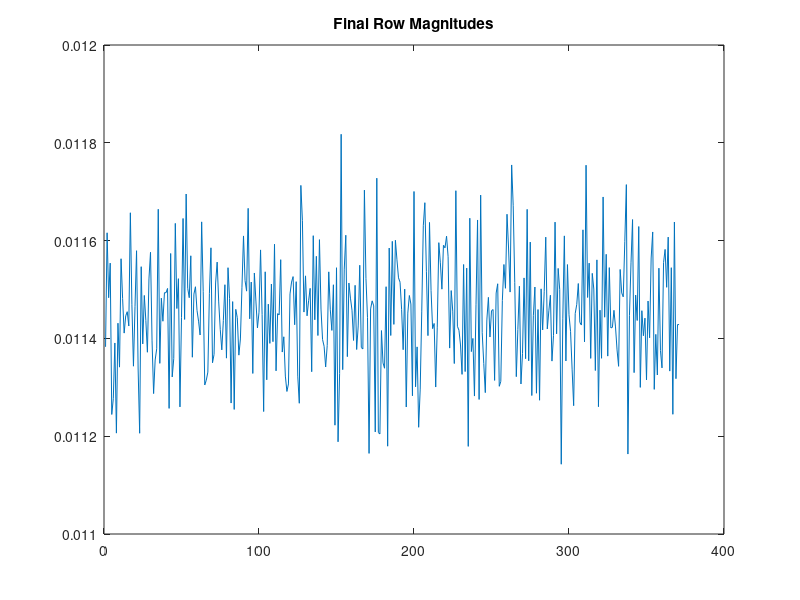
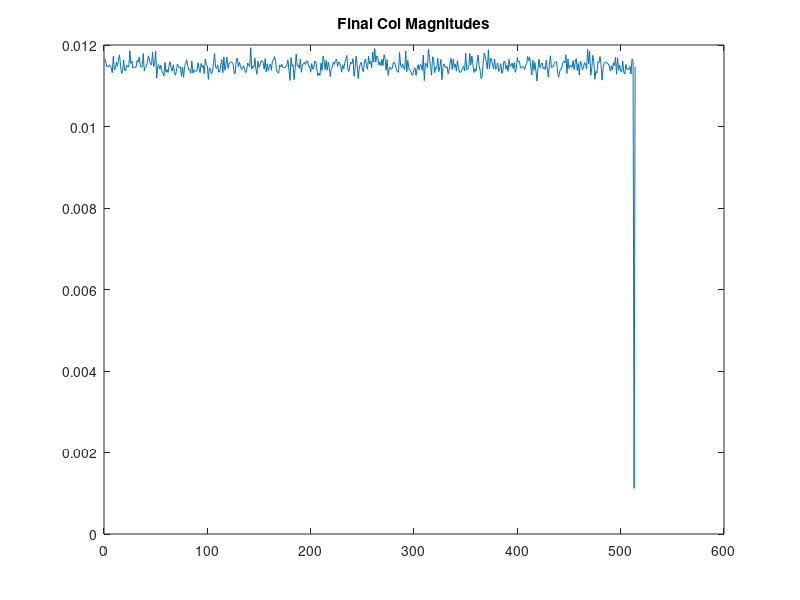

Write the MATLAB code that produced these figures, in order.
%% Parameters
gamma = 50;
n = 512;
% rho = 0.44;
rho = 0.3;
alpha = 0.72;
delta = 1e-8;

fprintf(' - Parameters are: N = %d, \\rho = %.2f, \\alpha = %.2f, \\Delta = %.2e, \\gamma = %d.\n', ...
    n, rho, alpha, delta, gamma)

k = ceil(rho * n);
m = ceil(alpha * n);

%% Generate problem
x = zeros(n, 1);
supp = randperm(n, k);
x(supp) = randn(k, 1);
F = gamma / n + randn(m, n) / sqrt(n);
w = sqrt(delta) * randn(m, 1);
y = F * x + w;



%% This is how Schniter et al approached this problem
% % Get global mean, column mean, row mean
% A1 = A.mult(ones(n,1));
%     mu = (ones(1,m)*A1)/(m*n);
%     obj.col = A.multTr(ones(m,1))/m - conj(mu)*ones(n,1);
%     obj.col2 = abs(obj.col).^2;
%     obj.gam = A1/n;
%     obj.gam2 = abs(obj.gam).^2;

% % compute scaling constants
%     Atildefro2 = ones(1,m)*obj.A.multSq(ones(n,1)) ...
%             -2*real( obj.gam'*A1 ...
%                 + ones(1,m)*obj.A.mult(obj.col) ...
%                 + (ones(1,m)*obj.gam)*(ones(1,n)*obj.col) ) ...
%             + n*(ones(1,m)*obj.gam2) + m*(ones(1,n)*obj.col2);
%     obj.b12 = min(1, sqrt(Atildefro2/(n*(ones(1,m)*obj.gam2)))); % protect agains gam2~=0
%     obj.b21 = sqrt(Atildefro2/(m*(n+obj.b12^2)));
%     obj.b13 = sqrt(Atildefro2/(n*m));
%     obj.b31 = sqrt(Atildefro2/(m*(ones(1,n)*obj.col2+obj.b13^2)));

%% What is the "Modified" matrix?
on = ones(n,1);
om = ones(m,1);

% Calculate the average scale of the rows of F
F_ms_row = mean(sum(F.^2,2)./n);
F_ms_col = mean(sum(F.^2,1)./m);

b21 = sqrt(F_ms_col);
b12 = 1;
b31 = 1;
b13 = sqrt(F_ms_col);
g  = (1/n)*F*on;		% Get \gamma
mu = (1/(m*n))*om'*g;	% Get Mean
ct = (1/m)*om'*(F - mu*(om*on'));
Ft = F - g*on' - om*ct;

Fb = [Ft,         b12*g,   b13*om;
	  b21*on', -b21*b12,        0;
	  b31*ct,         0, -b31*b13];


yb = [y;0;0]; 		% Adding in some zeros


% Do we do okay matching ?
figure(1); clf;
	plot(sum(Fb.^2,2)/n);
	title('Final Row Magnitudes');

figure(2); clf;
	plot(sum(Fb.^2,1)/m);
	title('Final Col Magnitudes');

%% Here is a second attempt, the Schniter way
col   = (1/m)*F'*om - mu*on;
col2  = abs(col).^2;
fro   = norm(Ft,'fro')^2;
b12_s = min(1,sqrt(fro./(n*om'*g)))
b21_s = sqrt(fro/(m*(n + b12_s^2)))
b13_s = sqrt(fro/(m*n))
b31_s = sqrt(fro/(m*(on'*col2 + b13_s^2)))

Fb_s = [Ft,             b12_s*g,     b13_s*om;
	    b21_s*on', -b21_s*b12_s,            0;
	    b31_s*ct,             0, -b31_s*b13_s];

% Do we do okay matching ?
figure(1); clf;
	plot(sum(Fb_s.^2,2)/n);
	title('Final Row Magnitudes');

figure(2); clf;
	plot(sum(Fb_s.^2,1)/m);
	title('Final Col Magnitudes');
